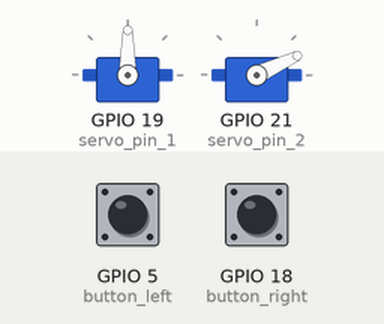
Recording of a program running on a simulated ESP32 board running MicroPython. Shown: 2 × servo. The test bench sets the inputs (shaded band); at power-on: GPIO 5 (button_left) HIGH, GPIO 18 (button_right) HIGH. Servo angles are drawn from the pulse width (0.5 ms = 0°, 2.5 ms = 180°); what the program prints to the serial console is not drawn.

Above: at 1.2 s.
1.3 s: GPIO 5 (button_left) pulled LOW for 1 s
At 3.6 s:
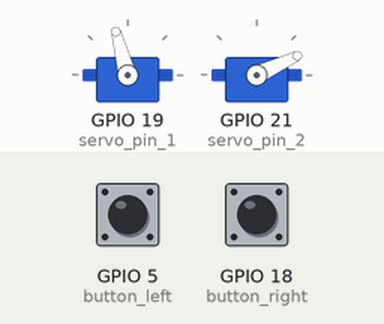
4.3 s: GPIO 18 (button_right) pulled LOW for 3.2 s
At 8.0 s:
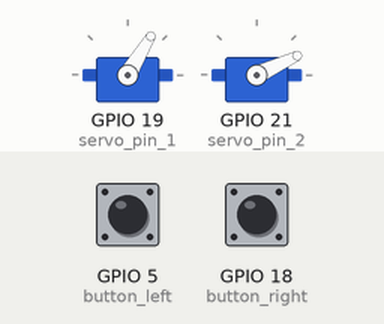
9.0 s: GPIO 18 (button_right) pulled LOW for 3.2 s
At 12.3 s:
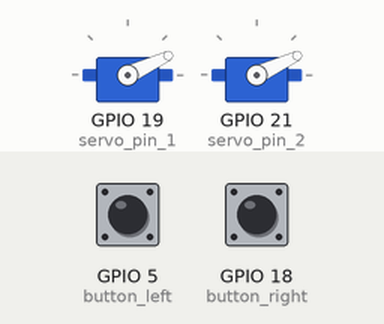
16.7 s: GPIO 5 (button_left) pulled LOW for 3.2 s
At 20.8 s:
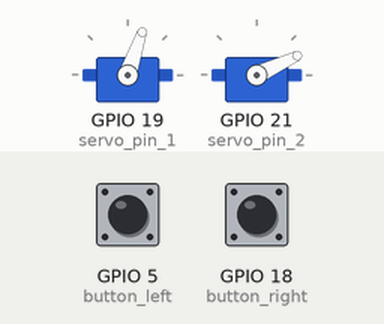
Timing chart, 0 to 22.3 s (numbered marks = the images above; inputs shaded):
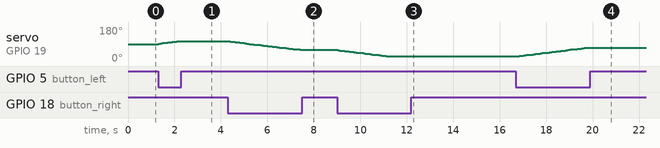

The program:

duoji_control.py
```python
from machine import Pin, PWM, UART
import time

# 第一个舵机配置
servo_pin_1 = Pin(19)  # 控制第一个舵机的引脚
servo_1 = PWM(servo_pin_1, freq=50)

# 第二个舵机配置
servo_pin_2 = Pin(21)  # 控制第二个舵机的引脚
servo_2 = PWM(servo_pin_2, freq=50)

# 设置按钮引脚
button_left = Pin(5, Pin.IN, Pin.PULL_UP)  # 左转按钮
button_right = Pin(18, Pin.IN, Pin.PULL_UP)  # 右转按钮

# 初始化串口（用于接收指令）
uart = UART(2, baudrate=115200, tx=17, rx=16)

def angle_to_duty(angle):
    return int(40 + (angle * 75 / 180))  # duty范围：40~115

def set_servo_angle(servo, angle):
    servo.duty(angle_to_duty(angle))

try:
    current_angle_1 = 90   # 第一个舵机初始角度
    current_angle_2 = 0     # 第二个舵机初始角度
    step = 2                # 角度步长
    direction_1 = None      # 第一个舵机当前方向
    direction_2 = None      # 第二个舵机当前方向

    while True:
        if uart.any():
            data = uart.read()
            try:
                text = data.decode('utf-8').strip()
                if text == "left":
                    direction_1 = "serial_left"
                    print("收到指令：左转")
                elif text == "right":
                    direction_1 = "serial_right"
                    print("收到指令：右转")
                elif text == "up":
                    direction_2 = "serial_up"
                    print("收到指令：上转")
                elif text == "down":
                    direction_2 = "serial_down"
                    print("收到指令：下转")
                else:
                    print("未知指令:", text)
            except UnicodeError:
                print("解码失败，原始数据:", data)

        if not button_left.value():
            direction_1 = "button_left"
            print("按钮左转")
        elif not button_right.value():
            direction_1 = "button_right"
            print("按钮右转")

        if direction_1 in ["serial_right", "button_right"]:
            current_angle_1 = max(current_angle_1 - step, 0)
        elif direction_1 in ["serial_left", "button_left"]:
            current_angle_1 = min(current_angle_1 + step, 180)

        if direction_2 == "serial_up":
            current_angle_2 = min(current_angle_2 + step, 180)
        elif direction_2 == "serial_down":
            current_angle_2 = max(current_angle_2 - step, 0)

        set_servo_angle(servo_1, current_angle_1)
        set_servo_angle(servo_2, current_angle_2)

        direction_1 = None  # 重置方向
        direction_2 = None  # 重置方向

        time.sleep(0.1)

except KeyboardInterrupt:
    print("程序结束")
    servo_1.deinit()
    servo_2.deinit()
```

Measured:
- after the input at 1.3 s, servo on GPIO 19 (servo_pin_1): moves from 90° to 105° over 0.80 s, starting at once
- after the input at 4.3 s, servo on GPIO 19 (servo_pin_1): moves from 105° to 59° over 3.0 s, starting after 0.11 s
- after the input at 9.0 s, servo on GPIO 19 (servo_pin_1): moves from 59° to 25° over 2.1 s, starting at once
- after the input at 16.7 s, servo on GPIO 19 (servo_pin_1): moves from 25° to 71° over 3.0 s, starting after 0.14 s
